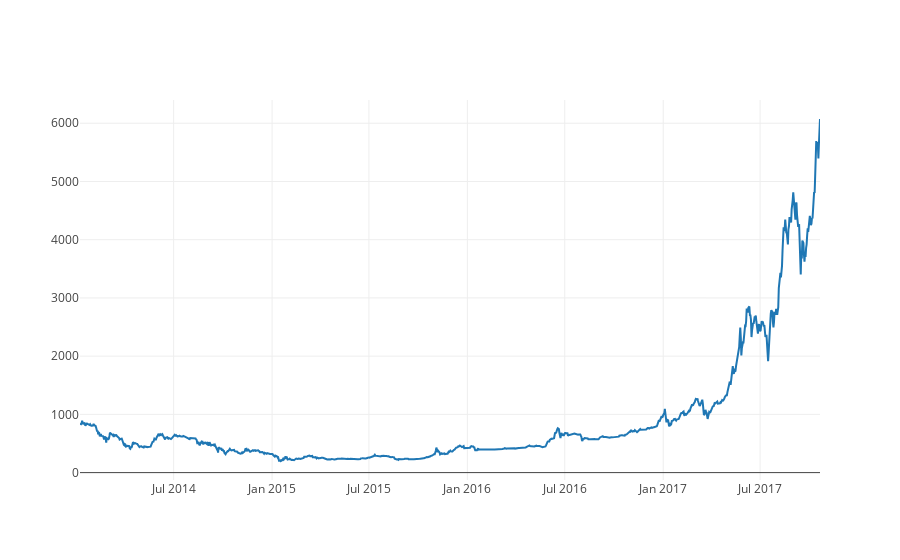

Here is the notebook cell this chart was saved with:
### Markdown cell above
#### Plot new line graph again on `Weighted Price` with newly filled values

### Code cell
btc_trace = go.Scatter(x=data.index, y=data['Weighted Price'], name= 'Price')
py.iplot([btc_trace])

### Figure 1 — Plotly figure (JSON) as saved in the notebook; plotly's stock layout.template omitted (floating-point values rounded to 4 significant figures; data arrays with more than 128 entries replaced by an {"elided": "..."} marker saying what was removed)
{"data": [{"name": "Price", "type": "scatter", "x": {"elided": "1384 str values"}, "y": {"elided": "1384 float values"}}], "layout": {}}
